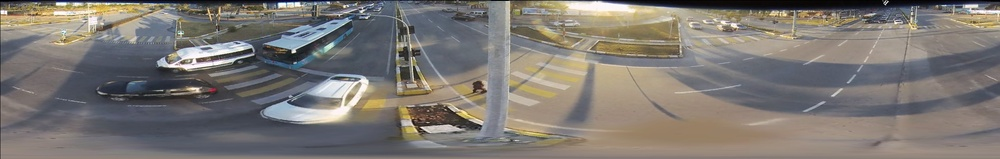
#> input picture FisheyeToPanorama/1_pano.jpg, 1000 x 159 px, shrunk from 4021 x 640 before the run
$ python pantofish.py
#> lines starting #> are read from the running program, lines starting #| are printed output that depends on the picture
import cv2
import numpy as np
import time
from math import *

# building the map
def buildMap(Ws,Hs,Wd,Hd,R1,R2,Cx,Cy):
    map_x = np.zeros((Hs,Ws),np.float32)
    map_y = np.zeros((Hs,Ws),np.float32)
    for y in range(0,int(Hs-1)):
        for x in range(0,int(Ws-1)):
            if y==Cy:
                theta = np.pi/2
            else:
                theta = (atan((x-Cx)/(y-Cy)))

            if x==Cx:
                r = 0
            elif theta==0:
                r = float(y-Cy) / np.cos(theta)
            else:
                r = float(x-Cx) / np.sin(theta)
            r = np.sqrt((x-Cx)**2 + (y-Cy)**2)
            Xd = (theta*Wd) / (2*np.pi)
            Yd = r - R1

            map_x.itemset((y,x), int(Xd))
            map_y.itemset((y,x), int(Yd))

    return map_x, map_y

count1 = count2 = count3 = count4 = 0
def countTheta(theta):
    if (theta>0) and (theta<np.pi/2):
        count1 += 1
    elif (theta>np.pi/2) and (theta<np.pi):
        count2 += 1
    elif (theta>np.pi) and (theta<(np.pi*(3/2))):
        count3 += 1
    elif (theta>np.pi*1.5) and (theta<np.pi*2):
        count4 += 1

    return count1, count2, count3, count4

def buildMap2(Ws,Hs,Wd,Hd,R1,R2,Cx,Cy):
    map_x = np.zeros((Hs,Ws),np.float32)
    map_y = np.zeros((Hs,Ws),np.float32)
    for y in range(0,int(Hs-1)):
        for x in range(0,int(Ws-1)):
            r = np.sqrt((x-Cx)**2 + (y-Cy)**2)

            if (x<Cx) and (y>Cy):
                theta = atan((x-Cx)/(y-Cy)) + np.pi
            elif (x<Cx) and (y<Cy):
                theta = abs(atan((x-Cx)/(y-Cy))) + np.pi
            elif (x>Cx) and (y>Cy):
                theta = abs(atan((x-Cx)/(y-Cy)))
            elif (x>Cx) and (y<Cy):
                theta = atan((x-Cx)/(y-Cy)) + np.pi*2
            elif y==Cy:
                theta = np.pi/2
            elif x==Cx:
                if(y>Cy):
                    theta = acos((y-Cy)/r) + np.pi
                else:
                    theta = acos((y-Cy)/r) + np.pi*2
            else:
                theta = atan((x-Cx)/(y-Cy))

            theta += np.pi/2
            theta = theta % (np.pi*2)
            #theta = theta % ((359*np.pi)/180.00)

            Xd = (((theta)/(2*np.pi))*Wd)
            if (Xd<=Wd/4):
                Xd = Wd/4 - Xd
            elif (Xd>Wd/4) and (Xd<=Wd/2):
                Xd = Wd/2 - Xd + Wd/4
            elif (Xd>Wd/2) and (Xd<=Wd*0.75):
                Xd = Wd*0.75 - Xd + Wd/2
            elif (Xd>Wd*0.75) and (Xd<=Wd):
                Xd = Wd - Xd + Wd*0.75

            Yd = Hd-1-r

            map_x.itemset((y,x), int(Xd))
            map_y.itemset((y,x), int(Yd))

    return map_x, map_y

# do the unwarping
def unwarp(img,xmap,ymap):
    output = cv2.remap(img,xmap,ymap,cv2.INTER_LINEAR)

    return output

def rotate_bound(image, angle):
    # grab the dimensions of the image and then determine the
    # center
    (h, w) = image.shape[:2]
    (cX, cY) = (w // 2, h // 2)
    # grab the rotation matrix (applying the negative of the
    # angle to rotate clockwise), then grab the sine and cosine
    # (i.e., the rotation components of the matrix)
    M = cv2.getRotationMatrix2D((cX, cY), -angle, 1.0)
    cos = np.abs(M[0, 0])
    sin = np.abs(M[0, 1])
    # compute the new bounding dimensions of the image
    nW = int((h * sin) + (w * cos))
    nH = int((h * cos) + (w * sin))
    # adjust the rotation matrix to take into account translation
    M[0, 2] += (nW / 2) - cX
    M[1, 2] += (nH / 2) - cY
    # perform the actual rotation and return the image
    return cv2.warpAffine(image, M, (nW, nH))

img = cv2.imread("1_pano.jpg")
#> img is the input picture: shape (159, 1000, 3); mean B, G, R 115.3, 119.9, 124.7
print(img.shape)
#| (159, 1000, 3)

# Cx=Cy=1024/2
Wd = int(img.shape[1])
#> Wd = 1000
Hd = int(img.shape[0])
#> Hd = 159
# R2 = ((Wd/np.pi)+Hd)/2
# R1 = ((Wd/np.pi)-Hd)/2
R2 = Hd
#> R2 = 159
R1 = 0

Ws=Hs=R2*2
#> Ws = 318; Hs = 318
Cx=Cy=Ws/2
#> Cx = 159; Cy = 159

print("BUILDING MAP!")
xmap,ymap = buildMap2(Ws,Hs,Wd,Hd,R1,R2,Cx,Cy)
#> after the loop in buildMap2, `for y in range(0,int(Hs-1)):`:
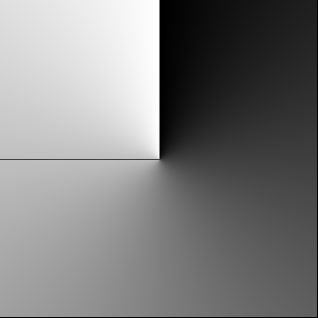
#> map_x: shape (318, 318) float32; min 0, max 998, mean 497.2; drawn with min black and max white
#> after the loop in buildMap2, `for y in range(0,int(Hs-1)):`:
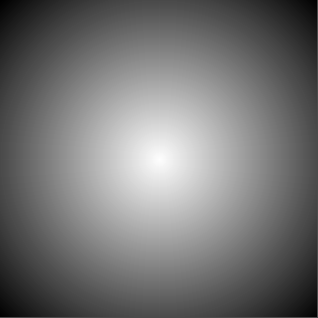
#> map_y: shape (318, 318) float32; min -66, max 158, mean 36.2; drawn with min black and max white
print("MAP DONE!")
#print(ymap)

result = unwarp(img,xmap,ymap)
#> in unwarp, `output = cv2.remap(img,xmap,ymap,cv2.INTER_LINEAR)`:
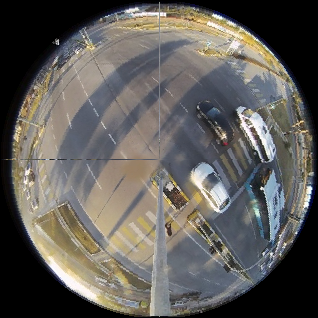
#> output: shape (318, 318, 3); mean B, G, R 89.6, 93.6, 96.4
cv2.imshow("distorted",result)
print(result.shape)
#| (318, 318, 3)

result = rotate_bound(result,180)
#> in rotate_bound, `return cv2.warpAffine(image, M, (nW, nH))`:
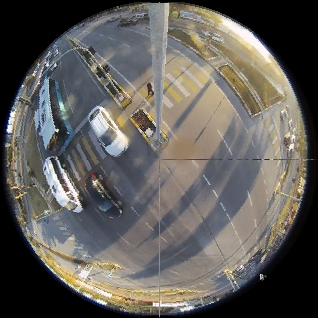
#> returned value: shape (318, 318, 3); mean of channels 0, 1, 2 89.6, 93.6, 96.4; drawn as B, G, R
print("Result:")
print(result.shape)
#| (318, 318, 3)
print(result)
#> (printed output is left out)
cv2.imwrite("1_fish.jpg",result)
